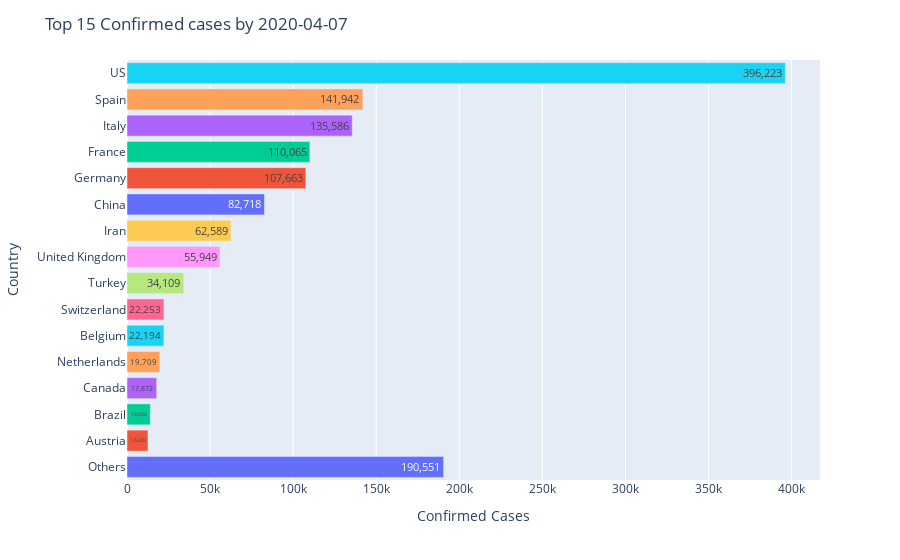
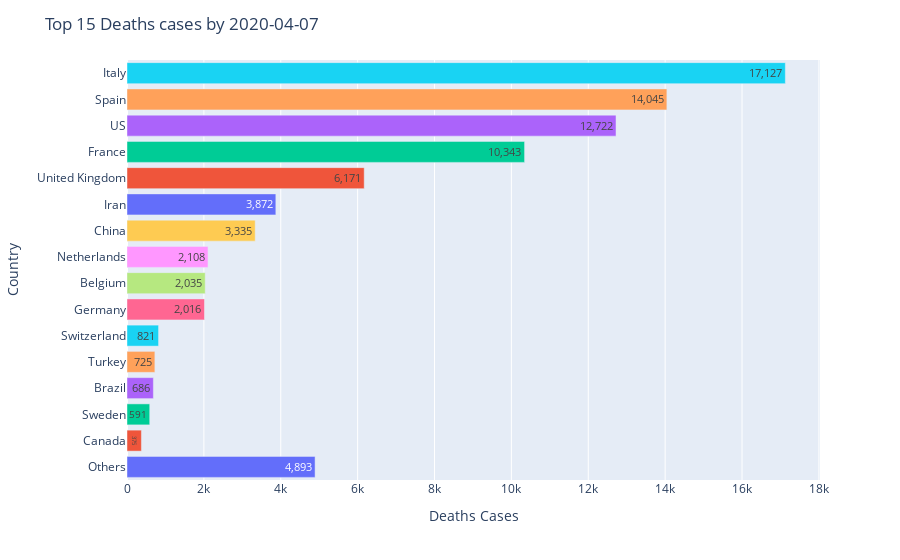
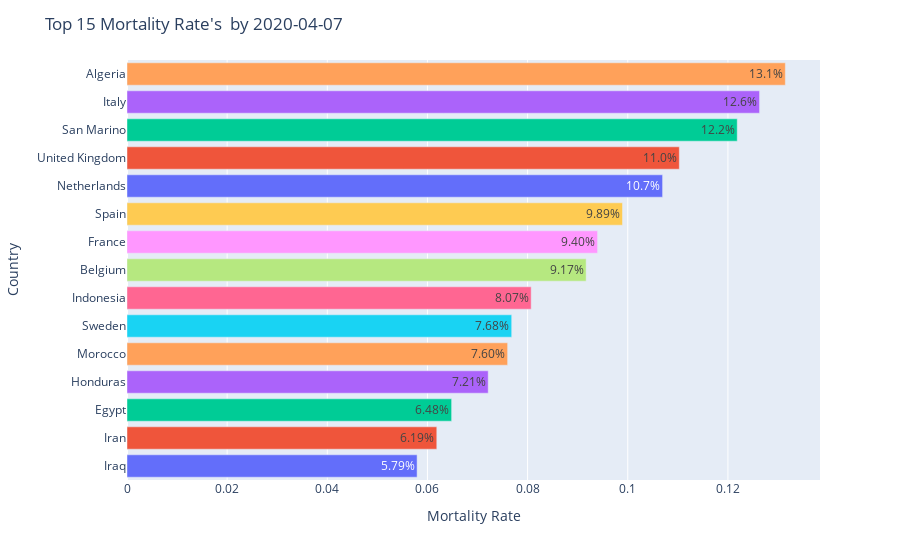
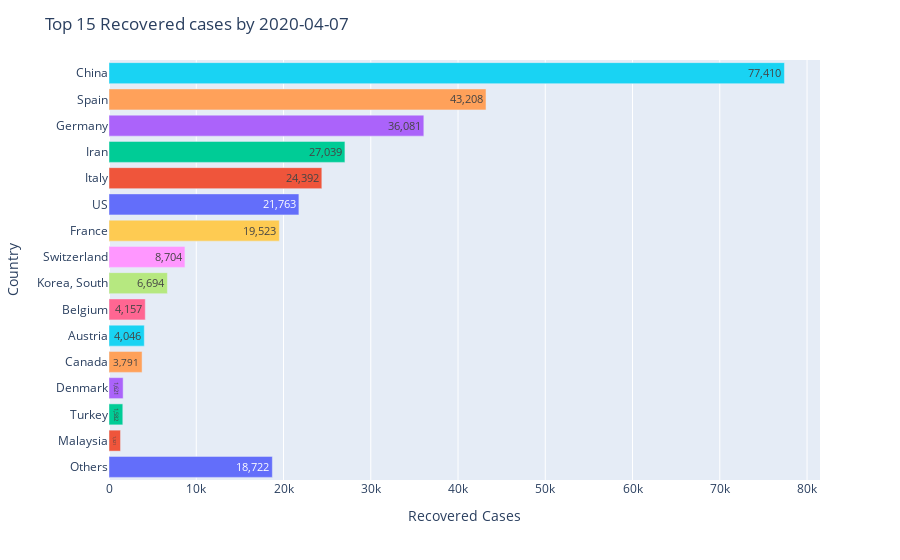

The cell these charts' notebook holds for them, in order:
### Markdown cell above
# Global COVID-19 Top Countries

Here are the bar plots, showing the countries with the highest number of the following:

* Confirmed cases
* Deaths cases
* Mortality rates
* Recovered cases

### Code cell
def plot_bar_top(n, kind, ascending=False):
    
    def plot_mortality_rate():
        confirmed = TimeSeries(data_dict['Confirmed']).get_last_values()
        deaths = TimeSeries(data_dict['Deaths']).get_last_values()
        df = pd.DataFrame({'Confirmed':confirmed,'Deaths':deaths,'Mortality Rate':deaths/confirmed})
        df = df[df['Confirmed']>250]
        mortality_rates = df['Mortality Rate']
        top_values = mortality_rates.sort_values(ascending=ascending).head(n)
        top_values = top_values[::-1]
        
        title = "Top {} {}'s  by {}".format(n,kind,last_update)
        xaxis_title = '{}'.format(kind)
        
        fig = px.bar(x=top_values.values,y=top_values.index,color=top_values.index,
                     orientation='h',text=top_values.values)
        fig.update_layout(showlegend=False,title=title,xaxis_title=xaxis_title,
                         yaxis_title='Country')
        fig.update_traces(textposition='inside',texttemplate='%{x:.3p}')
        fig.show()
    
    if kind == 'Mortality Rate':
        plot_mortality_rate()
        
    else:
        data_source = data_dict[kind]
        data = TimeSeries(data_source).get_last_values()

        top_values = list(data.sort_values(ascending=ascending).head(n).values)
        others_sum = data.sort_values().head(len(data)-n).sum()
        top_values.append(others_sum)

        y = data.sort_values(ascending=ascending).head(n).index.to_list()
        y.append('Others')
        y=y[::-1]
        x = top_values[::-1]

        title = 'Top {} {} cases by {}'.format(n,kind,last_update)
        xaxis_title = '{} Cases'.format(kind)

        fig = px.bar(x=x,y=y,color=y,orientation='h',text=x)
        fig.update_layout(showlegend=False,title=title,xaxis_title=xaxis_title,
                         yaxis_title='Country')
        fig.update_traces(textposition='inside',texttemplate='%{x:,}')
        fig.show()

plot_bar_top(15,'Confirmed')
plot_bar_top(15,'Deaths')
plot_bar_top(15,'Mortality Rate')
plot_bar_top(15,'Recovered')

### Figure 1 — Plotly figure (JSON) as saved in the notebook; plotly's stock layout.template omitted (floating-point values rounded to 4 significant figures)
{"data": [{"alignmentgroup": "True", "hoverlabel": {"namelength": 0}, "hovertemplate": "color=Others<br>x=%{x}<br>y=%{y}<br>text=%{text}", "legendgroup": "color=Others", "marker": {"color": "#636efa"}, "name": "color=Others", "offsetgroup": "color=Others", "orientation": "h", "showlegend": true, "text": [190551], "textposition": "inside", "texttemplate": "%{x:,}", "type": "bar", "x": [190551], "xaxis": "x", "y": ["Others"], "yaxis": "y"}, {"alignmentgroup": "True", "hoverlabel": {"namelength": 0}, "hovertemplate": "color=Austria<br>x=%{x}<br>y=%{y}<br>text=%{text}", "legendgroup": "color=Austria", "marker": {"color": "#EF553B"}, "name": "color=Austria", "offsetgroup": "color=Austria", "orientation": "h", "showlegend": true, "text": [12639], "textposition": "inside", "texttemplate": "%{x:,}", "type": "bar", "x": [12639], "xaxis": "x", "y": ["Austria"], "yaxis": "y"}, {"alignmentgroup": "True", "hoverlabel": {"namelength": 0}, "hovertemplate": "color=Brazil<br>x=%{x}<br>y=%{y}<br>text=%{text}", "legendgroup": "color=Brazil", "marker": {"color": "#00cc96"}, "name": "color=Brazil", "offsetgroup": "color=Brazil", "orientation": "h", "showlegend": true, "text": [14034], "textposition": "inside", "texttemplate": "%{x:,}", "type": "bar", "x": [14034], "xaxis": "x", "y": ["Brazil"], "yaxis": "y"}, {"alignmentgroup": "True", "hoverlabel": {"namelength": 0}, "hovertemplate": "color=Canada<br>x=%{x}<br>y=%{y}<br>text=%{text}", "legendgroup": "color=Canada", "marker": {"color": "#ab63fa"}, "name": "color=Canada", "offsetgroup": "color=Canada", "orientation": "h", "showlegend": true, "text": [17872], "textposition": "inside", "texttemplate": "%{x:,}", "type": "bar", "x": [17872], "xaxis": "x", "y": ["Canada"], "yaxis": "y"}, {"alignmentgroup": "True", "hoverlabel": {"namelength": 0}, "hovertemplate": "color=Netherlands<br>x=%{x}<br>y=%{y}<br>text=%{text}", "legendgroup": "color=Netherlands", "marker": {"color": "#FFA15A"}, "name": "color=Netherlands", "offsetgroup": "color=Netherlands", "orientation": "h", "showlegend": true, "text": [19709], "textposition": "inside", "texttemplate": "%{x:,}", "type": "bar", "x": [19709], "xaxis": "x", "y": ["Netherlands"], "yaxis": "y"}, {"alignmentgroup": "True", "hoverlabel": {"namelength": 0}, "hovertemplate": "color=Belgium<br>x=%{x}<br>y=%{y}<br>text=%{text}", "legendgroup": "color=Belgium", "marker": {"color": "#19d3f3"}, "name": "color=Belgium", "offsetgroup": "color=Belgium", "orientation": "h", "showlegend": true, "text": [22194], "textposition": "inside", "texttemplate": "%{x:,}", "type": "bar", "x": [22194], "xaxis": "x", "y": ["Belgium"], "yaxis": "y"}, {"alignmentgroup": "True", "hoverlabel": {"namelength": 0}, "hovertemplate": "color=Switzerland<br>x=%{x}<br>y=%{y}<br>text=%{text}", "legendgroup": "color=Switzerland", "marker": {"color": "#FF6692"}, "name": "color=Switzerland", "offsetgroup": "color=Switzerland", "orientation": "h", "showlegend": true, "text": [22253], "textposition": "inside", "texttemplate": "%{x:,}", "type": "bar", "x": [22253], "xaxis": "x", "y": ["Switzerland"], "yaxis": "y"}, {"alignmentgroup": "True", "hoverlabel": {"namelength": 0}, "hovertemplate": "color=Turkey<br>x=%{x}<br>y=%{y}<br>text=%{text}", "legendgroup": "color=Turkey", "marker": {"color": "#B6E880"}, "name": "color=Turkey", "offsetgroup": "color=Turkey", "orientation": "h", "showlegend": true, "text": [34109], "textposition": "inside", "texttemplate": "%{x:,}", "type": "bar", "x": [34109], "xaxis": "x", "y": ["Turkey"], "yaxis": "y"}, {"alignmentgroup": "True", "hoverlabel": {"namelength": 0}, "hovertemplate": "color=United Kingdom<br>x=%{x}<br>y=%{y}<br>text=%{text}", "legendgroup": "color=United Kingdom", "marker": {"color": "#FF97FF"}, "name": "color=United Kingdom", "offsetgroup": "color=United Kingdom", "orientation": "h", "showlegend": true, "text": [55949], "textposition": "inside", "texttemplate": "%{x:,}", "type": "bar", "x": [55949], "xaxis": "x", "y": ["United Kingdom"], "yaxis": "y"}, {"alignmentgroup": "True", "hoverlabel": {"namelength": 0}, "hovertemplate": "color=Iran<br>x=%{x}<br>y=%{y}<br>text=%{text}", "legendgroup": "color=Iran", "marker": {"color": "#FECB52"}, "name": "color=Iran", "offsetgroup": "color=Iran", "orientation": "h", "showlegend": true, "text": [62589], "textposition": "inside", "texttemplate": "%{x:,}", "type": "bar", "x": [62589], "xaxis": "x", "y": ["Iran"], "yaxis": "y"}, {"alignmentgroup": "True", "hoverlabel": {"namelength": 0}, "hovertemplate": "color=China<br>x=%{x}<br>y=%{y}<br>text=%{text}", "legendgroup": "color=China", "marker": {"color": "#636efa"}, "name": "color=China", "offsetgroup": "color=China", "orientation": "h", "showlegend": true, "text": [82718], "textposition": "inside", "texttemplate": "%{x:,}", "type": "bar", "x": [82718], "xaxis": "x", "y": ["China"], "yaxis": "y"}, {"alignmentgroup": "True", "hoverlabel": {"namelength": 0}, "hovertemplate": "color=Germany<br>x=%{x}<br>y=%{y}<br>text=%{text}", "legendgroup": "color=Germany", "marker": {"color": "#EF553B"}, "name": "color=Germany", "offsetgroup": "color=Germany", "orientation": "h", "showlegend": true, "text": [107663], "textposition": "inside", "texttemplate": "%{x:,}", "type": "bar", "x": [107663], "xaxis": "x", "y": ["Germany"], "yaxis": "y"}, {"alignmentgroup": "True", "hoverlabel": {"namelength": 0}, "hovertemplate": "color=France<br>x=%{x}<br>y=%{y}<br>text=%{text}", "legendgroup": "color=France", "marker": {"color": "#00cc96"}, "name": "color=France", "offsetgroup": "color=France", "orientation": "h", "showlegend": true, "text": [110065], "textposition": "inside", "texttemplate": "%{x:,}", "type": "bar", "x": [110065], "xaxis": "x", "y": ["France"], "yaxis": "y"}, {"alignmentgroup": "True", "hoverlabel": {"namelength": 0}, "hovertemplate": "color=Italy<br>x=%{x}<br>y=%{y}<br>text=%{text}", "legendgroup": "color=Italy", "marker": {"color": "#ab63fa"}, "name": "color=Italy", "offsetgroup": "color=Italy", "orientation": "h", "showlegend": true, "text": [135586], "textposition": "inside", "texttemplate": "%{x:,}", "type": "bar", "x": [135586], "xaxis": "x", "y": ["Italy"], "yaxis": "y"}, {"alignmentgroup": "True", "hoverlabel": {"namelength": 0}, "hovertemplate": "color=Spain<br>x=%{x}<br>y=%{y}<br>text=%{text}", "legendgroup": "color=Spain", "marker": {"color": "#FFA15A"}, "name": "color=Spain", "offsetgroup": "color=Spain", "orientation": "h", "showlegend": true, "text": [141942], "textposition": "inside", "texttemplate": "%{x:,}", "type": "bar", "x": [141942], "xaxis": "x", "y": ["Spain"], "yaxis": "y"}, {"alignmentgroup": "True", "hoverlabel": {"namelength": 0}, "hovertemplate": "color=US<br>x=%{x}<br>y=%{y}<br>text=%{text}", "legendgroup": "color=US", "marker": {"color": "#19d3f3"}, "name": "color=US", "offsetgroup": "color=US", "orientation": "h", "showlegend": true, "text": [396223], "textposition": "inside", "texttemplate": "%{x:,}", "type": "bar", "x": [396223], "xaxis": "x", "y": ["US"], "yaxis": "y"}], "layout": {"barmode": "relative", "legend": {"tracegroupgap": 0}, "margin": {"t": 60}, "showlegend": false, "title": {"text": "Top 15 Confirmed cases by 2020-04-07"}, "xaxis": {"anchor": "y", "domain": [0, 1], "title": {"text": "Confirmed Cases"}}, "yaxis": {"anchor": "x", "domain": [0, 1], "title": {"text": "Country"}}}}

### Figure 2 — Plotly figure (JSON) as saved in the notebook; plotly's stock layout.template omitted (floating-point values rounded to 4 significant figures)
{"data": [{"alignmentgroup": "True", "hoverlabel": {"namelength": 0}, "hovertemplate": "color=Others<br>x=%{x}<br>y=%{y}<br>text=%{text}", "legendgroup": "color=Others", "marker": {"color": "#636efa"}, "name": "color=Others", "offsetgroup": "color=Others", "orientation": "h", "showlegend": true, "text": [4893], "textposition": "inside", "texttemplate": "%{x:,}", "type": "bar", "x": [4893], "xaxis": "x", "y": ["Others"], "yaxis": "y"}, {"alignmentgroup": "True", "hoverlabel": {"namelength": 0}, "hovertemplate": "color=Canada<br>x=%{x}<br>y=%{y}<br>text=%{text}", "legendgroup": "color=Canada", "marker": {"color": "#EF553B"}, "name": "color=Canada", "offsetgroup": "color=Canada", "orientation": "h", "showlegend": true, "text": [375], "textposition": "inside", "texttemplate": "%{x:,}", "type": "bar", "x": [375], "xaxis": "x", "y": ["Canada"], "yaxis": "y"}, {"alignmentgroup": "True", "hoverlabel": {"namelength": 0}, "hovertemplate": "color=Sweden<br>x=%{x}<br>y=%{y}<br>text=%{text}", "legendgroup": "color=Sweden", "marker": {"color": "#00cc96"}, "name": "color=Sweden", "offsetgroup": "color=Sweden", "orientation": "h", "showlegend": true, "text": [591], "textposition": "inside", "texttemplate": "%{x:,}", "type": "bar", "x": [591], "xaxis": "x", "y": ["Sweden"], "yaxis": "y"}, {"alignmentgroup": "True", "hoverlabel": {"namelength": 0}, "hovertemplate": "color=Brazil<br>x=%{x}<br>y=%{y}<br>text=%{text}", "legendgroup": "color=Brazil", "marker": {"color": "#ab63fa"}, "name": "color=Brazil", "offsetgroup": "color=Brazil", "orientation": "h", "showlegend": true, "text": [686], "textposition": "inside", "texttemplate": "%{x:,}", "type": "bar", "x": [686], "xaxis": "x", "y": ["Brazil"], "yaxis": "y"}, {"alignmentgroup": "True", "hoverlabel": {"namelength": 0}, "hovertemplate": "color=Turkey<br>x=%{x}<br>y=%{y}<br>text=%{text}", "legendgroup": "color=Turkey", "marker": {"color": "#FFA15A"}, "name": "color=Turkey", "offsetgroup": "color=Turkey", "orientation": "h", "showlegend": true, "text": [725], "textposition": "inside", "texttemplate": "%{x:,}", "type": "bar", "x": [725], "xaxis": "x", "y": ["Turkey"], "yaxis": "y"}, {"alignmentgroup": "True", "hoverlabel": {"namelength": 0}, "hovertemplate": "color=Switzerland<br>x=%{x}<br>y=%{y}<br>text=%{text}", "legendgroup": "color=Switzerland", "marker": {"color": "#19d3f3"}, "name": "color=Switzerland", "offsetgroup": "color=Switzerland", "orientation": "h", "showlegend": true, "text": [821], "textposition": "inside", "texttemplate": "%{x:,}", "type": "bar", "x": [821], "xaxis": "x", "y": ["Switzerland"], "yaxis": "y"}, {"alignmentgroup": "True", "hoverlabel": {"namelength": 0}, "hovertemplate": "color=Germany<br>x=%{x}<br>y=%{y}<br>text=%{text}", "legendgroup": "color=Germany", "marker": {"color": "#FF6692"}, "name": "color=Germany", "offsetgroup": "color=Germany", "orientation": "h", "showlegend": true, "text": [2016], "textposition": "inside", "texttemplate": "%{x:,}", "type": "bar", "x": [2016], "xaxis": "x", "y": ["Germany"], "yaxis": "y"}, {"alignmentgroup": "True", "hoverlabel": {"namelength": 0}, "hovertemplate": "color=Belgium<br>x=%{x}<br>y=%{y}<br>text=%{text}", "legendgroup": "color=Belgium", "marker": {"color": "#B6E880"}, "name": "color=Belgium", "offsetgroup": "color=Belgium", "orientation": "h", "showlegend": true, "text": [2035], "textposition": "inside", "texttemplate": "%{x:,}", "type": "bar", "x": [2035], "xaxis": "x", "y": ["Belgium"], "yaxis": "y"}, {"alignmentgroup": "True", "hoverlabel": {"namelength": 0}, "hovertemplate": "color=Netherlands<br>x=%{x}<br>y=%{y}<br>text=%{text}", "legendgroup": "color=Netherlands", "marker": {"color": "#FF97FF"}, "name": "color=Netherlands", "offsetgroup": "color=Netherlands", "orientation": "h", "showlegend": true, "text": [2108], "textposition": "inside", "texttemplate": "%{x:,}", "type": "bar", "x": [2108], "xaxis": "x", "y": ["Netherlands"], "yaxis": "y"}, {"alignmentgroup": "True", "hoverlabel": {"namelength": 0}, "hovertemplate": "color=China<br>x=%{x}<br>y=%{y}<br>text=%{text}", "legendgroup": "color=China", "marker": {"color": "#FECB52"}, "name": "color=China", "offsetgroup": "color=China", "orientation": "h", "showlegend": true, "text": [3335], "textposition": "inside", "texttemplate": "%{x:,}", "type": "bar", "x": [3335], "xaxis": "x", "y": ["China"], "yaxis": "y"}, {"alignmentgroup": "True", "hoverlabel": {"namelength": 0}, "hovertemplate": "color=Iran<br>x=%{x}<br>y=%{y}<br>text=%{text}", "legendgroup": "color=Iran", "marker": {"color": "#636efa"}, "name": "color=Iran", "offsetgroup": "color=Iran", "orientation": "h", "showlegend": true, "text": [3872], "textposition": "inside", "texttemplate": "%{x:,}", "type": "bar", "x": [3872], "xaxis": "x", "y": ["Iran"], "yaxis": "y"}, {"alignmentgroup": "True", "hoverlabel": {"namelength": 0}, "hovertemplate": "color=United Kingdom<br>x=%{x}<br>y=%{y}<br>text=%{text}", "legendgroup": "color=United Kingdom", "marker": {"color": "#EF553B"}, "name": "color=United Kingdom", "offsetgroup": "color=United Kingdom", "orientation": "h", "showlegend": true, "text": [6171], "textposition": "inside", "texttemplate": "%{x:,}", "type": "bar", "x": [6171], "xaxis": "x", "y": ["United Kingdom"], "yaxis": "y"}, {"alignmentgroup": "True", "hoverlabel": {"namelength": 0}, "hovertemplate": "color=France<br>x=%{x}<br>y=%{y}<br>text=%{text}", "legendgroup": "color=France", "marker": {"color": "#00cc96"}, "name": "color=France", "offsetgroup": "color=France", "orientation": "h", "showlegend": true, "text": [10343], "textposition": "inside", "texttemplate": "%{x:,}", "type": "bar", "x": [10343], "xaxis": "x", "y": ["France"], "yaxis": "y"}, {"alignmentgroup": "True", "hoverlabel": {"namelength": 0}, "hovertemplate": "color=US<br>x=%{x}<br>y=%{y}<br>text=%{text}", "legendgroup": "color=US", "marker": {"color": "#ab63fa"}, "name": "color=US", "offsetgroup": "color=US", "orientation": "h", "showlegend": true, "text": [12722], "textposition": "inside", "texttemplate": "%{x:,}", "type": "bar", "x": [12722], "xaxis": "x", "y": ["US"], "yaxis": "y"}, {"alignmentgroup": "True", "hoverlabel": {"namelength": 0}, "hovertemplate": "color=Spain<br>x=%{x}<br>y=%{y}<br>text=%{text}", "legendgroup": "color=Spain", "marker": {"color": "#FFA15A"}, "name": "color=Spain", "offsetgroup": "color=Spain", "orientation": "h", "showlegend": true, "text": [14045], "textposition": "inside", "texttemplate": "%{x:,}", "type": "bar", "x": [14045], "xaxis": "x", "y": ["Spain"], "yaxis": "y"}, {"alignmentgroup": "True", "hoverlabel": {"namelength": 0}, "hovertemplate": "color=Italy<br>x=%{x}<br>y=%{y}<br>text=%{text}", "legendgroup": "color=Italy", "marker": {"color": "#19d3f3"}, "name": "color=Italy", "offsetgroup": "color=Italy", "orientation": "h", "showlegend": true, "text": [17127], "textposition": "inside", "texttemplate": "%{x:,}", "type": "bar", "x": [17127], "xaxis": "x", "y": ["Italy"], "yaxis": "y"}], "layout": {"barmode": "relative", "legend": {"tracegroupgap": 0}, "margin": {"t": 60}, "showlegend": false, "title": {"text": "Top 15 Deaths cases by 2020-04-07"}, "xaxis": {"anchor": "y", "domain": [0, 1], "title": {"text": "Deaths Cases"}}, "yaxis": {"anchor": "x", "domain": [0, 1], "title": {"text": "Country"}}}}

### Figure 3 — Plotly figure (JSON) as saved in the notebook; plotly's stock layout.template omitted (floating-point values rounded to 4 significant figures)
{"data": [{"alignmentgroup": "True", "hoverlabel": {"namelength": 0}, "hovertemplate": "color=Iraq<br>x=%{x}<br>y=%{y}<br>text=%{text}", "legendgroup": "color=Iraq", "marker": {"color": "#636efa"}, "name": "color=Iraq", "offsetgroup": "color=Iraq", "orientation": "h", "showlegend": true, "text": [0.05793], "textposition": "inside", "texttemplate": "%{x:.3p}", "type": "bar", "x": [0.05793], "xaxis": "x", "y": ["Iraq"], "yaxis": "y"}, {"alignmentgroup": "True", "hoverlabel": {"namelength": 0}, "hovertemplate": "color=Iran<br>x=%{x}<br>y=%{y}<br>text=%{text}", "legendgroup": "color=Iran", "marker": {"color": "#EF553B"}, "name": "color=Iran", "offsetgroup": "color=Iran", "orientation": "h", "showlegend": true, "text": [0.06186], "textposition": "inside", "texttemplate": "%{x:.3p}", "type": "bar", "x": [0.06186], "xaxis": "x", "y": ["Iran"], "yaxis": "y"}, {"alignmentgroup": "True", "hoverlabel": {"namelength": 0}, "hovertemplate": "color=Egypt<br>x=%{x}<br>y=%{y}<br>text=%{text}", "legendgroup": "color=Egypt", "marker": {"color": "#00cc96"}, "name": "color=Egypt", "offsetgroup": "color=Egypt", "orientation": "h", "showlegend": true, "text": [0.06483], "textposition": "inside", "texttemplate": "%{x:.3p}", "type": "bar", "x": [0.06483], "xaxis": "x", "y": ["Egypt"], "yaxis": "y"}, {"alignmentgroup": "True", "hoverlabel": {"namelength": 0}, "hovertemplate": "color=Honduras<br>x=%{x}<br>y=%{y}<br>text=%{text}", "legendgroup": "color=Honduras", "marker": {"color": "#ab63fa"}, "name": "color=Honduras", "offsetgroup": "color=Honduras", "orientation": "h", "showlegend": true, "text": [0.07213], "textposition": "inside", "texttemplate": "%{x:.3p}", "type": "bar", "x": [0.07213], "xaxis": "x", "y": ["Honduras"], "yaxis": "y"}, {"alignmentgroup": "True", "hoverlabel": {"namelength": 0}, "hovertemplate": "color=Morocco<br>x=%{x}<br>y=%{y}<br>text=%{text}", "legendgroup": "color=Morocco", "marker": {"color": "#FFA15A"}, "name": "color=Morocco", "offsetgroup": "color=Morocco", "orientation": "h", "showlegend": true, "text": [0.07601], "textposition": "inside", "texttemplate": "%{x:.3p}", "type": "bar", "x": [0.07601], "xaxis": "x", "y": ["Morocco"], "yaxis": "y"}, {"alignmentgroup": "True", "hoverlabel": {"namelength": 0}, "hovertemplate": "color=Sweden<br>x=%{x}<br>y=%{y}<br>text=%{text}", "legendgroup": "color=Sweden", "marker": {"color": "#19d3f3"}, "name": "color=Sweden", "offsetgroup": "color=Sweden", "orientation": "h", "showlegend": true, "text": [0.07682], "textposition": "inside", "texttemplate": "%{x:.3p}", "type": "bar", "x": [0.07682], "xaxis": "x", "y": ["Sweden"], "yaxis": "y"}, {"alignmentgroup": "True", "hoverlabel": {"namelength": 0}, "hovertemplate": "color=Indonesia<br>x=%{x}<br>y=%{y}<br>text=%{text}", "legendgroup": "color=Indonesia", "marker": {"color": "#FF6692"}, "name": "color=Indonesia", "offsetgroup": "color=Indonesia", "orientation": "h", "showlegend": true, "text": [0.08072], "textposition": "inside", "texttemplate": "%{x:.3p}", "type": "bar", "x": [0.08072], "xaxis": "x", "y": ["Indonesia"], "yaxis": "y"}, {"alignmentgroup": "True", "hoverlabel": {"namelength": 0}, "hovertemplate": "color=Belgium<br>x=%{x}<br>y=%{y}<br>text=%{text}", "legendgroup": "color=Belgium", "marker": {"color": "#B6E880"}, "name": "color=Belgium", "offsetgroup": "color=Belgium", "orientation": "h", "showlegend": true, "text": [0.09169], "textposition": "inside", "texttemplate": "%{x:.3p}", "type": "bar", "x": [0.09169], "xaxis": "x", "y": ["Belgium"], "yaxis": "y"}, {"alignmentgroup": "True", "hoverlabel": {"namelength": 0}, "hovertemplate": "color=France<br>x=%{x}<br>y=%{y}<br>text=%{text}", "legendgroup": "color=France", "marker": {"color": "#FF97FF"}, "name": "color=France", "offsetgroup": "color=France", "orientation": "h", "showlegend": true, "text": [0.09397], "textposition": "inside", "texttemplate": "%{x:.3p}", "type": "bar", "x": [0.09397], "xaxis": "x", "y": ["France"], "yaxis": "y"}, {"alignmentgroup": "True", "hoverlabel": {"namelength": 0}, "hovertemplate": "color=Spain<br>x=%{x}<br>y=%{y}<br>text=%{text}", "legendgroup": "color=Spain", "marker": {"color": "#FECB52"}, "name": "color=Spain", "offsetgroup": "color=Spain", "orientation": "h", "showlegend": true, "text": [0.09895], "textposition": "inside", "texttemplate": "%{x:.3p}", "type": "bar", "x": [0.09895], "xaxis": "x", "y": ["Spain"], "yaxis": "y"}, {"alignmentgroup": "True", "hoverlabel": {"namelength": 0}, "hovertemplate": "color=Netherlands<br>x=%{x}<br>y=%{y}<br>text=%{text}", "legendgroup": "color=Netherlands", "marker": {"color": "#636efa"}, "name": "color=Netherlands", "offsetgroup": "color=Netherlands", "orientation": "h", "showlegend": true, "text": [0.107], "textposition": "inside", "texttemplate": "%{x:.3p}", "type": "bar", "x": [0.107], "xaxis": "x", "y": ["Netherlands"], "yaxis": "y"}, {"alignmentgroup": "True", "hoverlabel": {"namelength": 0}, "hovertemplate": "color=United Kingdom<br>x=%{x}<br>y=%{y}<br>text=%{text}", "legendgroup": "color=United Kingdom", "marker": {"color": "#EF553B"}, "name": "color=United Kingdom", "offsetgroup": "color=United Kingdom", "orientation": "h", "showlegend": true, "text": [0.1103], "textposition": "inside", "texttemplate": "%{x:.3p}", "type": "bar", "x": [0.1103], "xaxis": "x", "y": ["United Kingdom"], "yaxis": "y"}, {"alignmentgroup": "True", "hoverlabel": {"namelength": 0}, "hovertemplate": "color=San Marino<br>x=%{x}<br>y=%{y}<br>text=%{text}", "legendgroup": "color=San Marino", "marker": {"color": "#00cc96"}, "name": "color=San Marino", "offsetgroup": "color=San Marino", "orientation": "h", "showlegend": true, "text": [0.1219], "textposition": "inside", "texttemplate": "%{x:.3p}", "type": "bar", "x": [0.1219], "xaxis": "x", "y": ["San Marino"], "yaxis": "y"}, {"alignmentgroup": "True", "hoverlabel": {"namelength": 0}, "hovertemplate": "color=Italy<br>x=%{x}<br>y=%{y}<br>text=%{text}", "legendgroup": "color=Italy", "marker": {"color": "#ab63fa"}, "name": "color=Italy", "offsetgroup": "color=Italy", "orientation": "h", "showlegend": true, "text": [0.1263], "textposition": "inside", "texttemplate": "%{x:.3p}", "type": "bar", "x": [0.1263], "xaxis": "x", "y": ["Italy"], "yaxis": "y"}, {"alignmentgroup": "True", "hoverlabel": {"namelength": 0}, "hovertemplate": "color=Algeria<br>x=%{x}<br>y=%{y}<br>text=%{text}", "legendgroup": "color=Algeria", "marker": {"color": "#FFA15A"}, "name": "color=Algeria", "offsetgroup": "color=Algeria", "orientation": "h", "showlegend": true, "text": [0.1315], "textposition": "inside", "texttemplate": "%{x:.3p}", "type": "bar", "x": [0.1315], "xaxis": "x", "y": ["Algeria"], "yaxis": "y"}], "layout": {"barmode": "relative", "legend": {"tracegroupgap": 0}, "margin": {"t": 60}, "showlegend": false, "title": {"text": "Top 15 Mortality Rate's  by 2020-04-07"}, "xaxis": {"anchor": "y", "domain": [0, 1], "title": {"text": "Mortality Rate"}}, "yaxis": {"anchor": "x", "domain": [0, 1], "title": {"text": "Country"}}}}

### Figure 4 — Plotly figure (JSON) as saved in the notebook; plotly's stock layout.template omitted (floating-point values rounded to 4 significant figures)
{"data": [{"alignmentgroup": "True", "hoverlabel": {"namelength": 0}, "hovertemplate": "color=Others<br>x=%{x}<br>y=%{y}<br>text=%{text}", "legendgroup": "color=Others", "marker": {"color": "#636efa"}, "name": "color=Others", "offsetgroup": "color=Others", "orientation": "h", "showlegend": true, "text": [18722], "textposition": "inside", "texttemplate": "%{x:,}", "type": "bar", "x": [18722], "xaxis": "x", "y": ["Others"], "yaxis": "y"}, {"alignmentgroup": "True", "hoverlabel": {"namelength": 0}, "hovertemplate": "color=Malaysia<br>x=%{x}<br>y=%{y}<br>text=%{text}", "legendgroup": "color=Malaysia", "marker": {"color": "#EF553B"}, "name": "color=Malaysia", "offsetgroup": "color=Malaysia", "orientation": "h", "showlegend": true, "text": [1321], "textposition": "inside", "texttemplate": "%{x:,}", "type": "bar", "x": [1321], "xaxis": "x", "y": ["Malaysia"], "yaxis": "y"}, {"alignmentgroup": "True", "hoverlabel": {"namelength": 0}, "hovertemplate": "color=Turkey<br>x=%{x}<br>y=%{y}<br>text=%{text}", "legendgroup": "color=Turkey", "marker": {"color": "#00cc96"}, "name": "color=Turkey", "offsetgroup": "color=Turkey", "orientation": "h", "showlegend": true, "text": [1582], "textposition": "inside", "texttemplate": "%{x:,}", "type": "bar", "x": [1582], "xaxis": "x", "y": ["Turkey"], "yaxis": "y"}, {"alignmentgroup": "True", "hoverlabel": {"namelength": 0}, "hovertemplate": "color=Denmark<br>x=%{x}<br>y=%{y}<br>text=%{text}", "legendgroup": "color=Denmark", "marker": {"color": "#ab63fa"}, "name": "color=Denmark", "offsetgroup": "color=Denmark", "orientation": "h", "showlegend": true, "text": [1621], "textposition": "inside", "texttemplate": "%{x:,}", "type": "bar", "x": [1621], "xaxis": "x", "y": ["Denmark"], "yaxis": "y"}, {"alignmentgroup": "True", "hoverlabel": {"namelength": 0}, "hovertemplate": "color=Canada<br>x=%{x}<br>y=%{y}<br>text=%{text}", "legendgroup": "color=Canada", "marker": {"color": "#FFA15A"}, "name": "color=Canada", "offsetgroup": "color=Canada", "orientation": "h", "showlegend": true, "text": [3791], "textposition": "inside", "texttemplate": "%{x:,}", "type": "bar", "x": [3791], "xaxis": "x", "y": ["Canada"], "yaxis": "y"}, {"alignmentgroup": "True", "hoverlabel": {"namelength": 0}, "hovertemplate": "color=Austria<br>x=%{x}<br>y=%{y}<br>text=%{text}", "legendgroup": "color=Austria", "marker": {"color": "#19d3f3"}, "name": "color=Austria", "offsetgroup": "color=Austria", "orientation": "h", "showlegend": true, "text": [4046], "textposition": "inside", "texttemplate": "%{x:,}", "type": "bar", "x": [4046], "xaxis": "x", "y": ["Austria"], "yaxis": "y"}, {"alignmentgroup": "True", "hoverlabel": {"namelength": 0}, "hovertemplate": "color=Belgium<br>x=%{x}<br>y=%{y}<br>text=%{text}", "legendgroup": "color=Belgium", "marker": {"color": "#FF6692"}, "name": "color=Belgium", "offsetgroup": "color=Belgium", "orientation": "h", "showlegend": true, "text": [4157], "textposition": "inside", "texttemplate": "%{x:,}", "type": "bar", "x": [4157], "xaxis": "x", "y": ["Belgium"], "yaxis": "y"}, {"alignmentgroup": "True", "hoverlabel": {"namelength": 0}, "hovertemplate": "color=Korea, South<br>x=%{x}<br>y=%{y}<br>text=%{text}", "legendgroup": "color=Korea, South", "marker": {"color": "#B6E880"}, "name": "color=Korea, South", "offsetgroup": "color=Korea, South", "orientation": "h", "showlegend": true, "text": [6694], "textposition": "inside", "texttemplate": "%{x:,}", "type": "bar", "x": [6694], "xaxis": "x", "y": ["Korea, South"], "yaxis": "y"}, {"alignmentgroup": "True", "hoverlabel": {"namelength": 0}, "hovertemplate": "color=Switzerland<br>x=%{x}<br>y=%{y}<br>text=%{text}", "legendgroup": "color=Switzerland", "marker": {"color": "#FF97FF"}, "name": "color=Switzerland", "offsetgroup": "color=Switzerland", "orientation": "h", "showlegend": true, "text": [8704], "textposition": "inside", "texttemplate": "%{x:,}", "type": "bar", "x": [8704], "xaxis": "x", "y": ["Switzerland"], "yaxis": "y"}, {"alignmentgroup": "True", "hoverlabel": {"namelength": 0}, "hovertemplate": "color=France<br>x=%{x}<br>y=%{y}<br>text=%{text}", "legendgroup": "color=France", "marker": {"color": "#FECB52"}, "name": "color=France", "offsetgroup": "color=France", "orientation": "h", "showlegend": true, "text": [19523], "textposition": "inside", "texttemplate": "%{x:,}", "type": "bar", "x": [19523], "xaxis": "x", "y": ["France"], "yaxis": "y"}, {"alignmentgroup": "True", "hoverlabel": {"namelength": 0}, "hovertemplate": "color=US<br>x=%{x}<br>y=%{y}<br>text=%{text}", "legendgroup": "color=US", "marker": {"color": "#636efa"}, "name": "color=US", "offsetgroup": "color=US", "orientation": "h", "showlegend": true, "text": [21763], "textposition": "inside", "texttemplate": "%{x:,}", "type": "bar", "x": [21763], "xaxis": "x", "y": ["US"], "yaxis": "y"}, {"alignmentgroup": "True", "hoverlabel": {"namelength": 0}, "hovertemplate": "color=Italy<br>x=%{x}<br>y=%{y}<br>text=%{text}", "legendgroup": "color=Italy", "marker": {"color": "#EF553B"}, "name": "color=Italy", "offsetgroup": "color=Italy", "orientation": "h", "showlegend": true, "text": [24392], "textposition": "inside", "texttemplate": "%{x:,}", "type": "bar", "x": [24392], "xaxis": "x", "y": ["Italy"], "yaxis": "y"}, {"alignmentgroup": "True", "hoverlabel": {"namelength": 0}, "hovertemplate": "color=Iran<br>x=%{x}<br>y=%{y}<br>text=%{text}", "legendgroup": "color=Iran", "marker": {"color": "#00cc96"}, "name": "color=Iran", "offsetgroup": "color=Iran", "orientation": "h", "showlegend": true, "text": [27039], "textposition": "inside", "texttemplate": "%{x:,}", "type": "bar", "x": [27039], "xaxis": "x", "y": ["Iran"], "yaxis": "y"}, {"alignmentgroup": "True", "hoverlabel": {"namelength": 0}, "hovertemplate": "color=Germany<br>x=%{x}<br>y=%{y}<br>text=%{text}", "legendgroup": "color=Germany", "marker": {"color": "#ab63fa"}, "name": "color=Germany", "offsetgroup": "color=Germany", "orientation": "h", "showlegend": true, "text": [36081], "textposition": "inside", "texttemplate": "%{x:,}", "type": "bar", "x": [36081], "xaxis": "x", "y": ["Germany"], "yaxis": "y"}, {"alignmentgroup": "True", "hoverlabel": {"namelength": 0}, "hovertemplate": "color=Spain<br>x=%{x}<br>y=%{y}<br>text=%{text}", "legendgroup": "color=Spain", "marker": {"color": "#FFA15A"}, "name": "color=Spain", "offsetgroup": "color=Spain", "orientation": "h", "showlegend": true, "text": [43208], "textposition": "inside", "texttemplate": "%{x:,}", "type": "bar", "x": [43208], "xaxis": "x", "y": ["Spain"], "yaxis": "y"}, {"alignmentgroup": "True", "hoverlabel": {"namelength": 0}, "hovertemplate": "color=China<br>x=%{x}<br>y=%{y}<br>text=%{text}", "legendgroup": "color=China", "marker": {"color": "#19d3f3"}, "name": "color=China", "offsetgroup": "color=China", "orientation": "h", "showlegend": true, "text": [77410], "textposition": "inside", "texttemplate": "%{x:,}", "type": "bar", "x": [77410], "xaxis": "x", "y": ["China"], "yaxis": "y"}], "layout": {"barmode": "relative", "legend": {"tracegroupgap": 0}, "margin": {"t": 60}, "showlegend": false, "title": {"text": "Top 15 Recovered cases by 2020-04-07"}, "xaxis": {"anchor": "y", "domain": [0, 1], "title": {"text": "Recovered Cases"}}, "yaxis": {"anchor": "x", "domain": [0, 1], "title": {"text": "Country"}}}}
